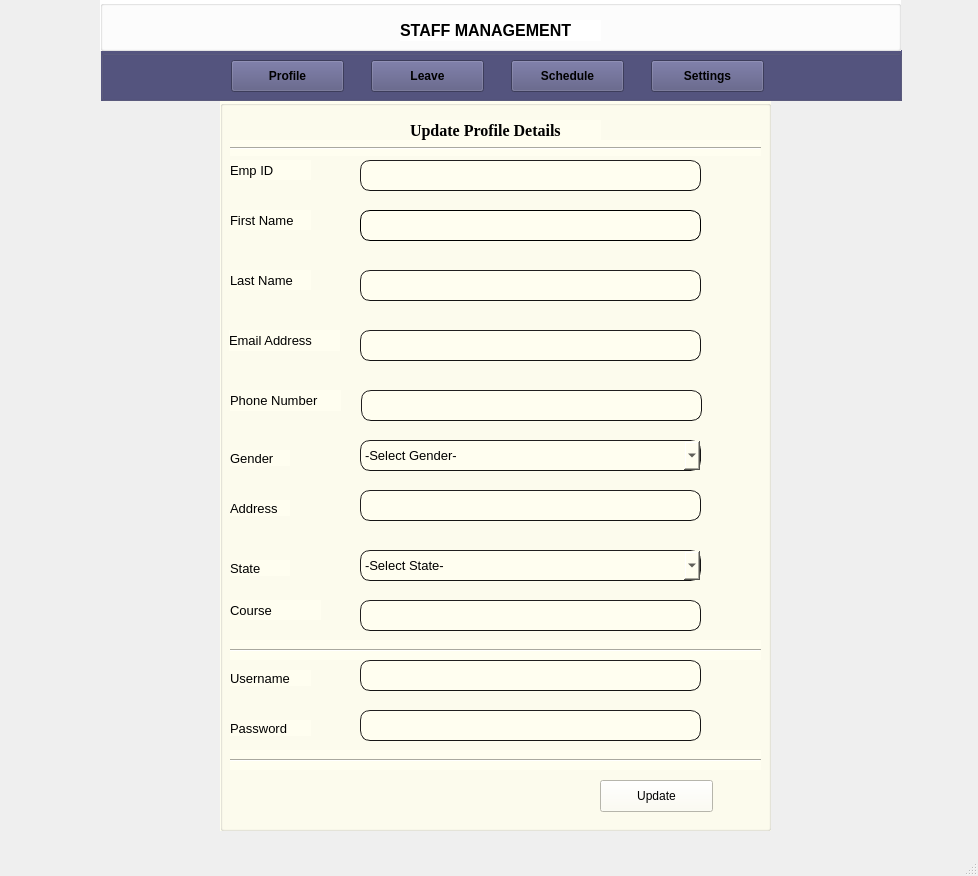
<?xml version="1.0" encoding="UTF-8"?>
<ui version="4.0">
 <class>MainWindow</class>
 <widget class="QMainWindow" name="MainWindow">
  <property name="geometry">
   <rect>
    <x>0</x>
    <y>0</y>
    <width>978</width>
    <height>876</height>
   </rect>
  </property>
  <property name="windowTitle">
   <string>MainWindow</string>
  </property>
  <widget class="QWidget" name="centralwidget">
   <widget class="QGroupBox" name="groupBox">
    <property name="geometry">
     <rect>
      <x>220</x>
      <y>100</y>
      <width>551</width>
      <height>731</height>
     </rect>
    </property>
    <property name="styleSheet">
     <string notr="true">background-color: rgb(255, 254, 240);</string>
    </property>
    <property name="title">
     <string/>
    </property>
    <widget class="QPushButton" name="update">
     <property name="geometry">
      <rect>
       <x>380</x>
       <y>680</y>
       <width>113</width>
       <height>32</height>
      </rect>
     </property>
     <property name="text">
      <string>Update</string>
     </property>
    </widget>
    <widget class="QLineEdit" name="phone_number_set">
     <property name="geometry">
      <rect>
       <x>141</x>
       <y>290</y>
       <width>341</width>
       <height>31</height>
      </rect>
     </property>
     <property name="font">
      <font>
       <pointsize>10</pointsize>
      </font>
     </property>
     <property name="styleSheet">
      <string notr="true">border-radius:10px;
border-style:outset;
border-width:1px;
border-color: rgb(22, 21, 21);</string>
     </property>
    </widget>
    <widget class="QLabel" name="label_13">
     <property name="geometry">
      <rect>
       <x>10</x>
       <y>290</y>
       <width>111</width>
       <height>21</height>
      </rect>
     </property>
     <property name="font">
      <font>
       <pointsize>10</pointsize>
      </font>
     </property>
     <property name="text">
      <string>Phone Number</string>
     </property>
    </widget>
    <widget class="Line" name="line_4">
     <property name="geometry">
      <rect>
       <x>10</x>
       <y>40</y>
       <width>531</width>
       <height>16</height>
      </rect>
     </property>
     <property name="orientation">
      <enum>Qt::Horizontal</enum>
     </property>
    </widget>
    <widget class="QLabel" name="label_8">
     <property name="geometry">
      <rect>
       <x>190</x>
       <y>20</y>
       <width>191</width>
       <height>21</height>
      </rect>
     </property>
     <property name="font">
      <font>
       <family>Times New Roman</family>
       <pointsize>12</pointsize>
       <weight>75</weight>
       <bold>true</bold>
      </font>
     </property>
     <property name="text">
      <string>Update Profile Details</string>
     </property>
    </widget>
    <widget class="QLabel" name="label_7">
     <property name="geometry">
      <rect>
       <x>10</x>
       <y>500</y>
       <width>91</width>
       <height>20</height>
      </rect>
     </property>
     <property name="font">
      <font>
       <pointsize>10</pointsize>
      </font>
     </property>
     <property name="text">
      <string>Course</string>
     </property>
    </widget>
    <widget class="QLineEdit" name="lname_set">
     <property name="geometry">
      <rect>
       <x>140</x>
       <y>170</y>
       <width>341</width>
       <height>31</height>
      </rect>
     </property>
     <property name="font">
      <font>
       <pointsize>10</pointsize>
      </font>
     </property>
     <property name="styleSheet">
      <string notr="true">border-radius:10px;
border-style:outset;
border-width:1px;
border-color: rgb(22, 21, 21);</string>
     </property>
    </widget>
    <widget class="QLineEdit" name="password_set">
     <property name="geometry">
      <rect>
       <x>140</x>
       <y>610</y>
       <width>341</width>
       <height>31</height>
      </rect>
     </property>
     <property name="font">
      <font>
       <pointsize>10</pointsize>
      </font>
     </property>
     <property name="toolTipDuration">
      <number>-1</number>
     </property>
     <property name="styleSheet">
      <string notr="true">border-radius:10px;
border-style:outset;
border-width:1px;
border-color: rgb(22, 21, 21);</string>
     </property>
    </widget>
    <widget class="QLineEdit" name="email_set">
     <property name="geometry">
      <rect>
       <x>140</x>
       <y>230</y>
       <width>341</width>
       <height>31</height>
      </rect>
     </property>
     <property name="font">
      <font>
       <pointsize>10</pointsize>
      </font>
     </property>
     <property name="styleSheet">
      <string notr="true">border-radius:10px;
border-style:outset;
border-width:1px;
border-color: rgb(22, 21, 21);</string>
     </property>
    </widget>
    <widget class="Line" name="line_2">
     <property name="geometry">
      <rect>
       <x>10</x>
       <y>650</y>
       <width>531</width>
       <height>20</height>
      </rect>
     </property>
     <property name="orientation">
      <enum>Qt::Horizontal</enum>
     </property>
    </widget>
    <widget class="Line" name="line_3">
     <property name="geometry">
      <rect>
       <x>10</x>
       <y>540</y>
       <width>531</width>
       <height>20</height>
      </rect>
     </property>
     <property name="orientation">
      <enum>Qt::Horizontal</enum>
     </property>
    </widget>
    <widget class="QLineEdit" name="username_set">
     <property name="geometry">
      <rect>
       <x>140</x>
       <y>560</y>
       <width>341</width>
       <height>31</height>
      </rect>
     </property>
     <property name="font">
      <font>
       <pointsize>10</pointsize>
      </font>
     </property>
     <property name="toolTipDuration">
      <number>-1</number>
     </property>
     <property name="styleSheet">
      <string notr="true">border-radius:10px;
border-style:outset;
border-width:1px;
border-color: rgb(22, 21, 21);</string>
     </property>
    </widget>
    <widget class="QLabel" name="label_4">
     <property name="geometry">
      <rect>
       <x>10</x>
       <y>350</y>
       <width>60</width>
       <height>16</height>
      </rect>
     </property>
     <property name="font">
      <font>
       <pointsize>10</pointsize>
      </font>
     </property>
     <property name="text">
      <string>Gender</string>
     </property>
    </widget>
    <widget class="QLabel" name="label_2">
     <property name="geometry">
      <rect>
       <x>10</x>
       <y>170</y>
       <width>81</width>
       <height>20</height>
      </rect>
     </property>
     <property name="font">
      <font>
       <pointsize>10</pointsize>
      </font>
     </property>
     <property name="text">
      <string>Last Name</string>
     </property>
    </widget>
    <widget class="QLineEdit" name="address_set">
     <property name="geometry">
      <rect>
       <x>140</x>
       <y>390</y>
       <width>341</width>
       <height>31</height>
      </rect>
     </property>
     <property name="font">
      <font>
       <pointsize>10</pointsize>
      </font>
     </property>
     <property name="toolTipDuration">
      <number>-1</number>
     </property>
     <property name="styleSheet">
      <string notr="true">border-radius:10px;
border-style:outset;
border-width:1px;
border-color: rgb(22, 21, 21);</string>
     </property>
    </widget>
    <widget class="QLabel" name="label_11">
     <property name="geometry">
      <rect>
       <x>10</x>
       <y>620</y>
       <width>81</width>
       <height>16</height>
      </rect>
     </property>
     <property name="font">
      <font>
       <pointsize>10</pointsize>
      </font>
     </property>
     <property name="text">
      <string>Password</string>
     </property>
    </widget>
    <widget class="QLabel" name="label_6">
     <property name="geometry">
      <rect>
       <x>10</x>
       <y>460</y>
       <width>60</width>
       <height>16</height>
      </rect>
     </property>
     <property name="font">
      <font>
       <pointsize>10</pointsize>
      </font>
     </property>
     <property name="text">
      <string>State</string>
     </property>
    </widget>
    <widget class="QComboBox" name="state_set">
     <property name="geometry">
      <rect>
       <x>140</x>
       <y>450</y>
       <width>341</width>
       <height>31</height>
      </rect>
     </property>
     <property name="font">
      <font>
       <pointsize>10</pointsize>
      </font>
     </property>
     <property name="styleSheet">
      <string>border-radius:10px;
border-style:outset;
border-width:1px;
border-color: rgb(22, 21, 21);</string>
     </property>
     <item>
      <property name="text">
       <string>-Select State-</string>
      </property>
     </item>
     <item>
      <property name="text">
       <string>oyo</string>
      </property>
     </item>
     <item>
      <property name="text">
       <string>akwa ibom</string>
      </property>
     </item>
     <item>
      <property name="text">
       <string>osun</string>
      </property>
     </item>
     <item>
      <property name="text">
       <string>fct</string>
      </property>
     </item>
     <item>
      <property name="text">
       <string>imo</string>
      </property>
     </item>
     <item>
      <property name="text">
       <string>kogi</string>
      </property>
     </item>
     <item>
      <property name="text">
       <string>rivers</string>
      </property>
     </item>
     <item>
      <property name="text">
       <string>jos</string>
      </property>
     </item>
     <item>
      <property name="text">
       <string>lagos</string>
      </property>
     </item>
     <item>
      <property name="text">
       <string>gombe</string>
      </property>
     </item>
     <item>
      <property name="text">
       <string>kwara</string>
      </property>
     </item>
     <item>
      <property name="text">
       <string>enugu</string>
      </property>
     </item>
     <item>
      <property name="text">
       <string>cross-rivers</string>
      </property>
     </item>
     <item>
      <property name="text">
       <string>kano</string>
      </property>
     </item>
    </widget>
    <widget class="QLabel" name="label_5">
     <property name="geometry">
      <rect>
       <x>10</x>
       <y>400</y>
       <width>60</width>
       <height>16</height>
      </rect>
     </property>
     <property name="font">
      <font>
       <pointsize>10</pointsize>
      </font>
     </property>
     <property name="text">
      <string>Address</string>
     </property>
    </widget>
    <widget class="QLineEdit" name="fname_set">
     <property name="geometry">
      <rect>
       <x>140</x>
       <y>110</y>
       <width>341</width>
       <height>31</height>
      </rect>
     </property>
     <property name="font">
      <font>
       <pointsize>10</pointsize>
      </font>
     </property>
     <property name="styleSheet">
      <string notr="true">border-radius:10px;
border-style:outset;
border-width:1px;
border-colour:black;</string>
     </property>
    </widget>
    <widget class="QLabel" name="label_3">
     <property name="geometry">
      <rect>
       <x>9</x>
       <y>230</y>
       <width>111</width>
       <height>21</height>
      </rect>
     </property>
     <property name="font">
      <font>
       <pointsize>10</pointsize>
      </font>
     </property>
     <property name="text">
      <string>Email Address</string>
     </property>
    </widget>
    <widget class="QLabel" name="label">
     <property name="geometry">
      <rect>
       <x>10</x>
       <y>110</y>
       <width>81</width>
       <height>20</height>
      </rect>
     </property>
     <property name="font">
      <font>
       <pointsize>10</pointsize>
      </font>
     </property>
     <property name="text">
      <string>First Name</string>
     </property>
    </widget>
    <widget class="QLabel" name="label_10">
     <property name="geometry">
      <rect>
       <x>10</x>
       <y>570</y>
       <width>81</width>
       <height>16</height>
      </rect>
     </property>
     <property name="font">
      <font>
       <pointsize>10</pointsize>
      </font>
     </property>
     <property name="text">
      <string>Username</string>
     </property>
    </widget>
    <widget class="QComboBox" name="gender_set">
     <property name="geometry">
      <rect>
       <x>140</x>
       <y>340</y>
       <width>341</width>
       <height>31</height>
      </rect>
     </property>
     <property name="font">
      <font>
       <pointsize>10</pointsize>
      </font>
     </property>
     <property name="styleSheet">
      <string>border-radius:10px;
border-style:outset;
border-width:1px;
border-color: rgb(22, 21, 21);</string>
     </property>
     <item>
      <property name="text">
       <string>-Select Gender-</string>
      </property>
     </item>
     <item>
      <property name="text">
       <string>Male</string>
      </property>
     </item>
     <item>
      <property name="text">
       <string>Female</string>
      </property>
     </item>
    </widget>
    <widget class="QLineEdit" name="course_set">
     <property name="geometry">
      <rect>
       <x>140</x>
       <y>500</y>
       <width>341</width>
       <height>31</height>
      </rect>
     </property>
     <property name="font">
      <font>
       <pointsize>10</pointsize>
      </font>
     </property>
     <property name="toolTipDuration">
      <number>-1</number>
     </property>
     <property name="styleSheet">
      <string notr="true">border-radius:10px;
border-style:outset;
border-width:1px;
border-color: rgb(22, 21, 21);</string>
     </property>
    </widget>
    <widget class="QLabel" name="label_9">
     <property name="geometry">
      <rect>
       <x>10</x>
       <y>60</y>
       <width>81</width>
       <height>20</height>
      </rect>
     </property>
     <property name="font">
      <font>
       <pointsize>10</pointsize>
      </font>
     </property>
     <property name="text">
      <string>Emp ID</string>
     </property>
    </widget>
    <widget class="QLineEdit" name="emp_id_set">
     <property name="geometry">
      <rect>
       <x>140</x>
       <y>60</y>
       <width>341</width>
       <height>31</height>
      </rect>
     </property>
     <property name="font">
      <font>
       <pointsize>10</pointsize>
      </font>
     </property>
     <property name="styleSheet">
      <string notr="true">border-radius:10px;
border-style:outset;
border-width:1px;
border-color: rgb(22, 21, 21);</string>
     </property>
    </widget>
   </widget>
   <widget class="QPushButton" name="back_set">
    <property name="geometry">
     <rect>
      <x>130</x>
      <y>110</y>
      <width>81</width>
      <height>61</height>
     </rect>
    </property>
    <property name="styleSheet">
     <string notr="true">border:none;
color: rgb(255, 255, 255);
selection-color: rgb(255, 255, 255);</string>
    </property>
    <property name="text">
     <string/>
    </property>
    <property name="icon">
     <iconset>
      <normaloff>../../Documents/Project Icons/circled_left_120px.png</normaloff>../../Documents/Project Icons/circled_left_120px.png</iconset>
    </property>
    <property name="iconSize">
     <size>
      <width>75</width>
      <height>75</height>
     </size>
    </property>
   </widget>
   <widget class="QGroupBox" name="groupBox_4">
    <property name="geometry">
     <rect>
      <x>101</x>
      <y>50</y>
      <width>801</width>
      <height>51</height>
     </rect>
    </property>
    <property name="styleSheet">
     <string notr="true">background-color: rgb(85, 85, 127);</string>
    </property>
    <property name="title">
     <string/>
    </property>
    <widget class="QPushButton" name="profile_set">
     <property name="geometry">
      <rect>
       <x>130</x>
       <y>10</y>
       <width>113</width>
       <height>32</height>
      </rect>
     </property>
     <property name="font">
      <font>
       <weight>75</weight>
       <bold>true</bold>
      </font>
     </property>
     <property name="text">
      <string>Profile</string>
     </property>
    </widget>
    <widget class="QPushButton" name="leaves_set">
     <property name="geometry">
      <rect>
       <x>270</x>
       <y>10</y>
       <width>113</width>
       <height>32</height>
      </rect>
     </property>
     <property name="font">
      <font>
       <weight>75</weight>
       <bold>true</bold>
      </font>
     </property>
     <property name="text">
      <string>Leave</string>
     </property>
    </widget>
    <widget class="QPushButton" name="schedule_set">
     <property name="geometry">
      <rect>
       <x>410</x>
       <y>10</y>
       <width>113</width>
       <height>32</height>
      </rect>
     </property>
     <property name="font">
      <font>
       <weight>75</weight>
       <bold>true</bold>
      </font>
     </property>
     <property name="text">
      <string>Schedule</string>
     </property>
    </widget>
    <widget class="QPushButton" name="settings_set">
     <property name="geometry">
      <rect>
       <x>550</x>
       <y>10</y>
       <width>113</width>
       <height>32</height>
      </rect>
     </property>
     <property name="font">
      <font>
       <weight>75</weight>
       <bold>true</bold>
      </font>
     </property>
     <property name="text">
      <string>Settings</string>
     </property>
    </widget>
   </widget>
   <widget class="QGroupBox" name="groupBox_5">
    <property name="geometry">
     <rect>
      <x>100</x>
      <y>0</y>
      <width>801</width>
      <height>51</height>
     </rect>
    </property>
    <property name="styleSheet">
     <string notr="true">background-color: rgb(255, 255, 255);</string>
    </property>
    <property name="title">
     <string/>
    </property>
    <widget class="QLabel" name="label_12">
     <property name="geometry">
      <rect>
       <x>300</x>
       <y>20</y>
       <width>201</width>
       <height>21</height>
      </rect>
     </property>
     <property name="font">
      <font>
       <family>Yu Gothic UI</family>
       <pointsize>12</pointsize>
       <weight>75</weight>
       <bold>true</bold>
      </font>
     </property>
     <property name="text">
      <string>STAFF MANAGEMENT</string>
     </property>
    </widget>
   </widget>
  </widget>
  <widget class="QMenuBar" name="menubar">
   <property name="geometry">
    <rect>
     <x>0</x>
     <y>0</y>
     <width>978</width>
     <height>26</height>
    </rect>
   </property>
  </widget>
  <widget class="QStatusBar" name="statusbar"/>
 </widget>
 <resources/>
 <connections/>
</ui>
